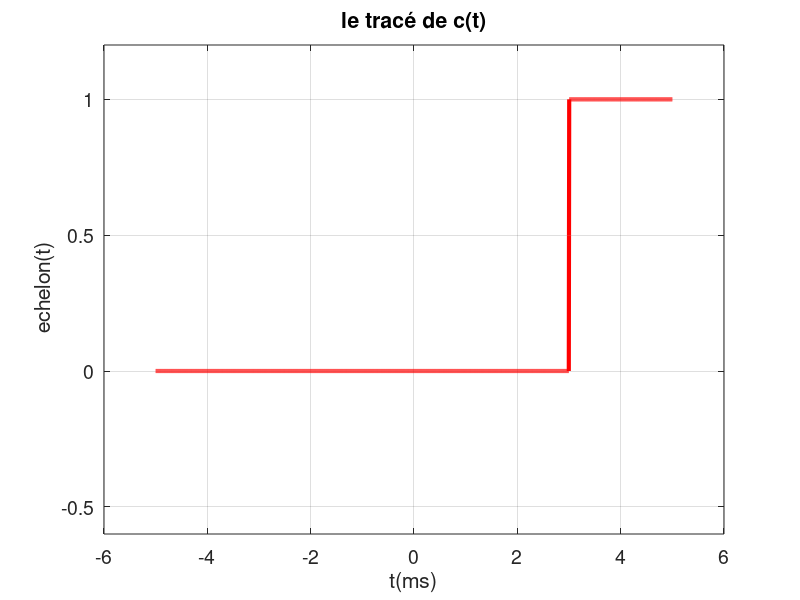

Recreate this plot in MATLAB.
fs=250;
dt=1/fs;
 t=-5:1/250:5;
 T=3;
 c=1/2*(sign(t-T)+1);
 plot(t,c,'r','linewidth',3);
 grid on;
 set(gca,'fontsize',14);
 title('le tracé de c(t)')
 xlabel(' t(ms) ');
 ylim([-0.6 1.2]);
 ylabel(' echelon(t)');
